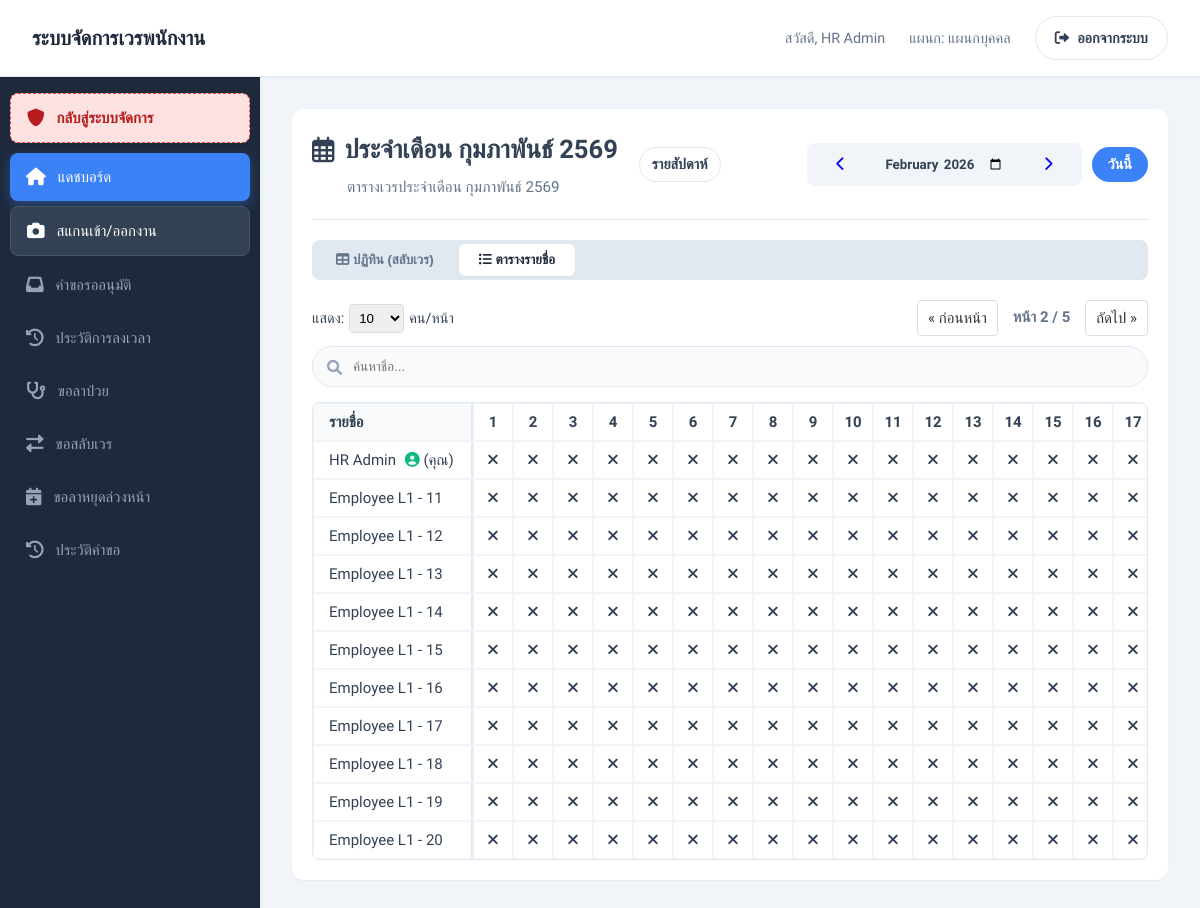
The page /user_dashboard.php?view=month&date=2026-02-01&limit=10&page=2&tab=timeline-view (signed in) on the database its author committed.
### tables this page shows
CREATE TABLE `users` (
  `id` int(11) NOT NULL,
  `username` varchar(50) NOT NULL,
  `password` varchar(255) NOT NULL,
  `full_name` varchar(100) NOT NULL,
  `department_id` int(11) DEFAULT NULL,
  `level` enum('user','admin','super_admin') DEFAULT 'user',
  `employee_level` int(11) DEFAULT 1,
  `email` varchar(100) DEFAULT NULL,
  `phone` varchar(20) DEFAULT NULL,
  `is_active` tinyint(1) DEFAULT 1,
  `last_login` timestamp NULL DEFAULT NULL,
  `login_attempts` int(11) DEFAULT 0,
  `last_login_attempt` timestamp NULL DEFAULT NULL,
  `is_locked` tinyint(1) DEFAULT 0,
  `locked_until` timestamp NULL DEFAULT NULL,
  `must_change_password` tinyint(1) DEFAULT 0,
  `password_changed_at` timestamp NOT NULL DEFAULT current_timestamp(),
  `created_by` int(11) DEFAULT NULL,
  `created_at` timestamp NOT NULL DEFAULT current_timestamp(),
  `updated_at` timestamp NOT NULL DEFAULT current_timestamp() ON UPDATE current_timestamp()
);

### user_dashboard.php (the view, shortened to what this page needs)
<?php
include 'config.php';
$user_id = $_SESSION['user_id'];
$department_id = $_SESSION['department_id'];
$active_tab = isset($_GET['tab']) ? $_GET['tab'] : 'calendar-view';
$limit = isset($_GET['limit']) ? (int)$_GET['limit'] : 10;
$ref_date = isset($_GET['date']) ? $_GET['date'] : date('Y-m-d');
$view_mode = isset($_GET['view']) ? $_GET['view'] : 'week';
$thai_months_full = [1=>'มกราคม', 2=>'กุมภาพันธ์', 3=>'มีนาคม', 4=>'เมษายน', 5=>'พฤษภาคม', 6=>'มิถุนายน', 7=>'กรกฎาคม', 8=>'สิงหาคม', 9=>'กันยายน', 10=>'ตุลาคม', 11=>'พฤศจิกายน', 12=>'ธันวาคม'];
$timeline_start = date('Y-m-01', strtotime($ref_date));
$timeline_end   = date('Y-m-t', strtotime($ref_date));
if ($view_mode == 'month') {
    $start_month = date('Y-m-01', strtotime($ref_date));
    $prev_date = date('Y-m-d', strtotime($start_month . ' -1 month'));
    $next_date = date('Y-m-d', strtotime($start_month . ' +1 month'));
    $y_th = date('Y', strtotime($start_month)) + 543;
    $header_title = "ประจำเดือน " . $thai_months_full[date('n', strtotime($start_month))] . " " . $y_th;
    $input_type = "month";
    $input_val = date('Y-m', strtotime($ref_date));
}
$m_th = $thai_months_full[date('n', strtotime($ref_date))];
$y_th_sub = date('Y', strtotime($ref_date)) + 543;
$thai_month_year = "$m_th $y_th_sub";
$timeline_map = [];
$u_sql = "SELECT id, full_name FROM users WHERE department_id = ? AND is_active = TRUE ORDER BY full_name";
$u_stmt = mysqli_prepare($conn, $u_sql);
mysqli_stmt_bind_param($u_stmt, "i", $department_id);
mysqli_stmt_execute($u_stmt);
$u_res = mysqli_stmt_get_result($u_stmt);
$my_user_data = null;
$other_users = [];
while($r = mysqli_fetch_assoc($u_res)) {
    if ($r['id'] == $user_id) {
        $my_user_data = $r;
    } else {
        $other_users[] = $r;
    }
}
$page = isset($_GET['page']) ? max(1, (int)$_GET['page']) : 1;
$total_others = count($other_users);
$total_pages = ceil($total_others / $limit);
$offset = ($page - 1) * $limit;
$display_others = array_slice($other_users, $offset, $limit);
$display_users = [];
if ($my_user_data) {
    $display_users[] = $my_user_data;
}
$display_users = array_merge($display_users, $display_others);
$holidays = [];
$dept_sql = "SELECT name FROM departments WHERE id = ?";
$dept_stmt = mysqli_prepare($conn, $dept_sql);
mysqli_stmt_bind_param($dept_stmt, "i", $department_id);
mysqli_stmt_execute($dept_stmt);
mysqli_stmt_bind_result($dept_stmt, $dept_name);
?>
<!DOCTYPE html>
<html lang="th">
<head>
    <link rel="stylesheet" href="style.css">
    <link href="https://cdnjs.cloudflare.com/ajax/libs/font-awesome/6.0.0/css/all.min.css" rel="stylesheet">
    <link rel="stylesheet" href="https://cdn.jsdelivr.net/npm/mobile-drag-drop@2.3.0-rc.2/default.css">
</head>
<body>
    <div class="container">
        <header>
            <h1>ระบบจัดการเวรพนักงาน</h1>
            <div class="user-info">
                <span>สวัสดี, <?php echo $_SESSION['full_name']; ?></span>
                <span>แผนก: <?php echo $dept_name; ?></span>
                <a href="logout.php" class="btn btn-secondary"><i class="fas fa-sign-out-alt"></i> ออกจากระบบ</a>
            </div>
        </header>
        <div class="dashboard-container">
            <nav class="tapbar">
                <ul class="tapbar-menu">
                    <?php if (isset($_SESSION['user_level']) && ($_SESSION['user_level'] == 'admin' || $_SESSION['user_level'] == 'super_admin')): ?>
                    <li>
                        <a href="admin_dashboard.php" class="btn-admin-back">
                            <i class="fas fa-shield-alt"></i> กลับสู่ระบบจัดการ
                        </a>
                    </li>
                    <?php endif; ?>
                    <li><a href="user_dashboard.php" class="active"><i class="fas fa-home"></i>แดชบอร์ด</a></li>
                    <li>
                        <a href="scan_qr.php" class="btn-scan-menu">
                            <i class="fas fa-camera"></i> สแกนเข้า/ออกงาน
                        </a>
                    </li>
                    <li>
                        <a href="incoming_swaps.php">
                            <i class="fas fa-inbox"></i> คำขอรออนุมัติ
                            </a>
                    </li>
                    <li>
                        <?php
                        $history_url = 'attendance_history.php?mode=personal';
                        ?>
                        <a href="<?php echo $history_url; ?>">
                        <i class="fas fa-history"></i> ประวัติการลงเวลา
                        </a>
                    </li>
                    <li><a href="request_leave.php"><i class="fas fa-stethoscope"></i>ขอลาป่วย</a></li>
                    <li><a href="request_swap.php"><i class="fas fa-exchange-alt"></i>ขอสลับเวร</a></li>
                    <li><a href="request_future_holiday.php"><i class="fas fa-calendar-plus"></i>ขอลาหยุดล่วงหน้า</a></li>
                    <li><a href="my_requests.php"><i class="fas fa-history"></i>ประวัติคำขอ</a></li>
                </ul>
            </nav>
            <main class="content-area">
                <div class="card shadow-sm mb-4" style="border-radius: 12px; border: none; overflow: visible;">
                    <div class="card-body" style="padding: 20px;">
                        <div style="display: flex; justify-content: space-between; align-items: center; flex-wrap: wrap; gap: 15px; margin-bottom: 20px; padding-bottom: 20px; border-bottom: 1px solid #e2e8f0;">
                            <div>
                                <h2 style="margin: 0; font-size: 1.6rem; color: var(--primary-blue); font-weight: bold; display: flex; align-items: center; gap: 10px;">
                                    <i class="far fa-calendar-alt"></i> <?php echo $header_title; ?>
                                </h2>
                                <p style="margin: 5px 0 0 35px; color: #64748b; font-size: 0.95rem;">
                                    ตารางเวรประจำเดือน <?php echo $thai_month_year; ?>
                                </p>
                            </div>
                            <div style="display: flex; align-items: center; gap: 10px; flex-wrap: wrap;">
                                <div class="view-switcher btn-group">
                                    <a href="?view=week&date=<?php echo $ref_date; ?>&tab=<?php echo $active_tab; ?>&limit=<?php echo $limit; ?>" class="btn <?php echo ($view_mode == 'week') ? 'active' : ''; ?>">รายสัปดาห์</a>
                                    <a href="?view=month&date=<?php echo $ref_date; ?>&tab=<?php echo $active_tab; ?>&limit=<?php echo $limit; ?>" class="btn <?php echo ($view_mode == 'month') ? 'active' : ''; ?>">รายเดือน</a>
                                </div>
                                <div class="date-nav-container">
                                    <a href="?view=<?php echo $view_mode; ?>&date=<?php echo $prev_date; ?>&tab=<?php echo $active_tab; ?>&limit=<?php echo $limit; ?>" class="btn btn-sm btn-light" style="border:none;"><i class="fas fa-chevron-left"></i></a>
                                    <form method="GET" style="margin:0;">
                                        <input type="<?php echo $input_type; ?>" name="date" class="date-picker-input"
                                               value="<?php echo $input_val; ?>" onchange="this.form.submit()"
                                               style="border:none; background:transparent; font-weight:600; color:var(--primary-blue); width: 140px;">
                                    </form>
                                    <a href="?view=<?php echo $view_mode; ?>&date=<?php echo $next_date; ?>&tab=<?php echo $active_tab; ?>&limit=<?php echo $limit; ?>" class="btn btn-sm btn-light" style="border:none;"><i class="fas fa-chevron-right"></i></a>
                                </div>
                                <a href="?view=<?php echo $view_mode; ?>&date=<?php echo date('Y-m-d'); ?>&tab=<?php echo $active_tab; ?>&limit=<?php echo $limit; ?>" class="btn btn-info btn-sm" style="color: white; border-radius: 20px; padding: 5px 15px;">วันนี้</a>
                            </div>
                        </div>
                        <div class="view-tabs" style="margin-bottom: 20px;">
                            <button class="tab-btn <?php echo ($active_tab == 'calendar-view') ? 'active' : ''; ?>" onclick="switchUserTab('calendar-view', this)">
                                <i class="fas fa-table"></i> ปฏิทิน (สลับเวร)
                            </button>
                            <button class="tab-btn <?php echo ($active_tab == 'timeline-view') ? 'active' : ''; ?>" onclick="switchUserTab('timeline-view', this)">
                                <i class="fas fa-list-ul"></i> ตารางรายชื่อ
                            </button>
                        </div>
                        <div id="timeline-view" class="tab-content <?php echo ($active_tab == 'timeline-view') ? 'active' : ''; ?>">
                            <div class="pagination-controls">
                                <form method="GET" class="limit-selector" style="margin:0;">
                                    <input type="hidden" name="tab" value="timeline-view"> <label>แสดง:</label>
                                    <select name="limit" onchange="this.form.submit()">
                                        <option value="10" <?php echo $limit==10?'selected':''; ?>>10</option>
                                    </select>
                                    <span>คน/หน้า</span>
                                </form>
                                <div class="page-nav">
                                    <?php if($page > 1): ?>
                                        <a href="?view=<?php echo $view_mode; ?>&date=<?php echo $ref_date; ?>&limit=<?php echo $limit; ?>&page=<?php echo $page-1; ?>&tab=timeline-view">&laquo; ก่อนหน้า</a>
                                    <?php endif; ?>
                                    <span style="padding:5px 10px; font-weight:bold; color:var(--text-muted);">
                                        หน้า <?php echo $page; ?> / <?php echo $total_pages; ?>
                                    </span>
                                    <?php if($page < $total_pages): ?>
                                        <a href="?view=<?php echo $view_mode; ?>&date=<?php echo $ref_date; ?>&limit=<?php echo $limit; ?>&page=<?php echo $page+1; ?>&tab=timeline-view">ถัดไป &raquo;</a>
                                    <?php endif; ?>
                                </div>
                            </div>
                            <div class="search-wrapper" style="margin-bottom: 15px; position: relative;">
                                <i class="fas fa-search" style="position: absolute; left: 15px; top: 50%; transform: translateY(-50%); color: #94a3b8;"></i>
                                <input type="text" id="userSearch" class="form-control" style="padding-left: 40px; border-radius: 20px;" placeholder="ค้นหาชื่อ..." onkeyup="filterTimeline('userSearch', 'userTable')">
                            </div>
                            <div class="timeline-wrapper" style="border-radius: 8px; border: 1px solid #e2e8f0;">
                                <table class="timeline-table" id="userTable">
                                    <thead>
                                        <tr>
                                            <th class="sticky-col" style="background: #f8fafc;">รายชื่อ</th>
                                            <?php
                                            $curr_h = $timeline_start;
                                            while($curr_h <= $timeline_end) {
                                                $d_num = date('j', strtotime($curr_h));
                                                $cls = in_array($curr_h, $holidays) ? 'header-holiday' : '';
                                                echo "<th class='$cls' style='min-width: 40px;'>$d_num</th>";
                                                $curr_h = date('Y-m-d', strtotime($curr_h . ' +1 day'));
                                            }
                                            ?>
                                        </tr>
                                    </thead>
                                    <tbody>
                                        <?php foreach($display_users as $u): ?>
                                        <tr class="<?php echo ($u['id'] == $user_id) ? 'my-row' : ''; ?>">
                                            <td class="sticky-col">
                                                <?php echo $u['full_name']; ?>
                                                <?php if($u['id'] == $user_id) echo ' <i class="fas fa-user-circle" style="color:var(--success); margin-left:5px;"></i> (คุณ)'; ?>
                                            </td>
                                            <?php
                                            $curr_d = $timeline_start;
                                            while($curr_d <= $timeline_end) {
                                                $bg = in_array($curr_d, $holidays) ? 'is-holiday-col' : '';
                                                echo "<td class='$bg'>";
                                                if (isset($timeline_map[$u['id']][$curr_d])) {
                                                    $st = $timeline_map[$u['id']][$curr_d];
                                                    $short_map = ['morning'=>'ช','afternoon'=>'บ','night'=>'ด','day'=>'D','night_shift'=>'N','morning_afternoon'=>'ชบ','morning_night'=>'ชด','afternoon_night'=>'บด'];
                                                    $sh = $short_map[$st] ?? substr($st, 0, 1);
                                                    echo "<div class='schedule-item $st' style='justify-content:center; width:28px; height:28px; border-radius:50%; margin:auto;'>$sh</div>";
                                                } else {
                                                    echo "<div class='day-off-marker'><i class='fas fa-times'></i></div>";
                                                }
                                                echo "</td>";
                                                $curr_d = date('Y-m-d', strtotime($curr_d . ' +1 day'));
                                            }
                                            ?>
                                        </tr>
                                        <?php endforeach; ?>
                                    </tbody>
                                </table>
                            </div>
                        </div>
                    </div>
                </div>
            </main>
        </div>
    </div>
    </body>
</html>

### rows shown on the page
users: full_name "HR Admin", shows "(คุณ)"
users: full_name "Employee L1 - 11"
users: full_name "Employee L1 - 12"
users: full_name "Employee L1 - 13"
users: full_name "Employee L1 - 14"
users: full_name "Employee L1 - 15"
users: full_name "Employee L1 - 16"
users: full_name "Employee L1 - 17"
users: full_name "Employee L1 - 18"
users: full_name "Employee L1 - 19"
users: full_name "Employee L1 - 20"

### other values the page prints
$_SESSION['full_name'] "HR Admin"
$dept_name "แผนกบุคคล"
$header_title "ประจำเดือน กุมภาพันธ์ 2569"
$thai_month_year "กุมภาพันธ์ 2569"
$page "2"
$total_pages "5"
$d_num "1"
$d_num "2"
$d_num "3"
$d_num "4"
$d_num "5"
$d_num "6"
$d_num "7"
$d_num "8"
$d_num "9"
